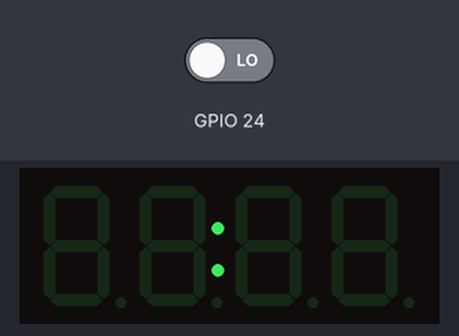
Bench run of a program on a simulated Raspberry Pi (BCM pin numbers). On the bench: 4-digit seven-segment display. The inputs (shaded band) are chosen by the test bench; at power-on: GPIO 24 LOW. The clock reads 2024-03-15 10:24:30 at power-on unless the program sets it.

Above: at 0.8 s.
At 6.1 s:
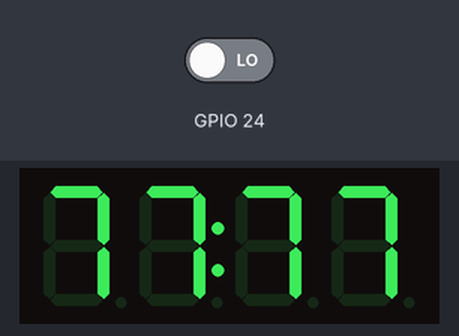
At 9.1 s:
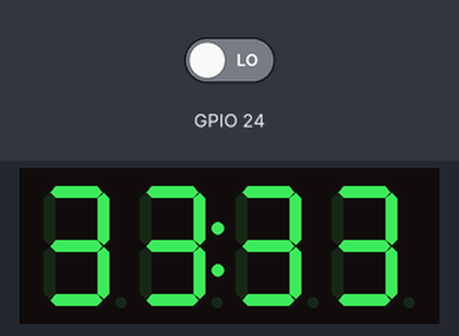
At 12.1 s:
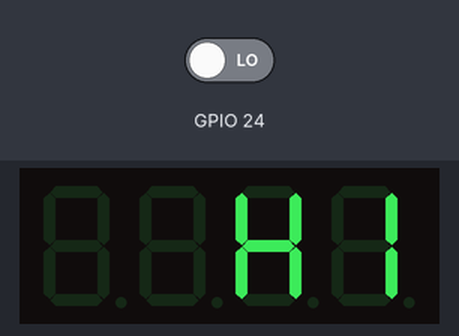
At 16.2 s:
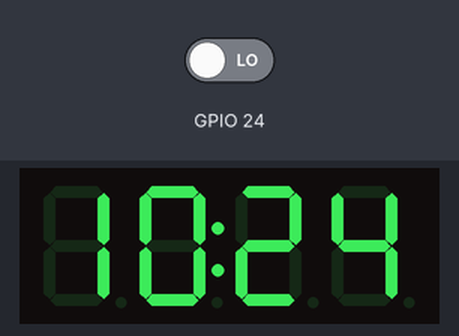
At 30.2 s:
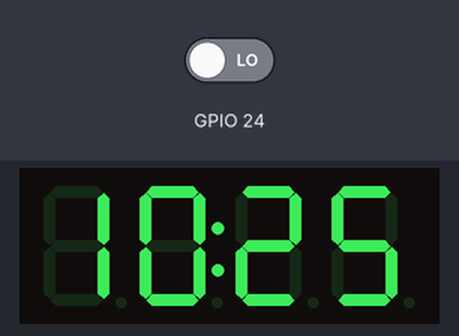

Measured:
- what the display in image 1 shows lasts 0.8 s, from 6.0 s to 6.8 s
- what the display in image 4 shows lasts 14.1 s, from 16.1 s to 30.2 s

The program:

rpi_7seg.py
```python
#!/usr/bin/python3

#-----------------------------------------------------------------------------#
# Name: rpi-clock-BigSeg7x4.py
#
# Tested Platform(s):
# - Raspberry Pi 3B
# - Adafruit 1.2" 4-Digit 7-Segment Display w/I2C Backpack (PID: 1260)
#
# Language: Python 3
#-----------------------------------------------------------------------------#


#-----------------------------------------------------------------------------#
#
#    01 - User Preferences
#
#-----------------------------------------------------------------------------#

# Hour Format
#   12 = 12 hour format (US/CAN)
#   24 = 24 hour format (everywhere else)
hour_format = 12

# Display Colon
#   True = Display the colon between hours and minutes
#   False = Do not display the colon between hours and minutes
colon_on = True

# Display Dimming Type
#   Valid values:
#   - 0: Display brightness not changed by software
#   - 1: Display brightness changed twice per day (one dim, one brighten)
#   - 2: Display brightness changed via digital light sensor output
dimmer_type = 2

# Display Dim Range
#   Dim leels are between 0.0 (lowest) and 1.0 (highest)
dim_low_level = 0.0
dim_high_level = 0.8

# Basic Dimmer (Type 1) Settings
#  Only needed if the dimmer type is set to "1" (basic dimmer)
#  Hours must use the 24-hour format (this is just BASIC dimming!)
#  Dim levels are between 0.0 (lowest) and 1.0 (highest)
basic_dim_low_hour = 20
basic_dim_low_minute = 30
basic_dim_high_hour = 8
basic_dim_high_minute = 30

# Digital Light Sensor (DLS)
#  dls_present - True if Present, False if Not
#  dls_board_pin - RPi GPIO pin number that the data output is connected to
#                  using BOARD numbers, not GPIO numbers
dls_present = True
dls_board_pin = 18


#-----------------------------------------------------------------------------#
#
#    02 - Import Requirements (hopes, dreams, pylons...)
#
#-----------------------------------------------------------------------------#

# adafruit stuff
from adafruit_ht16k33.segments import BigSeg7x4

# raspberry pi gpio
import board
from gpiozero import DigitalInputDevice

# python stuff
import datetime
import time
import os


#-----------------------------------------------------------------------------#
#
#    03 - Global Variables
#
#-----------------------------------------------------------------------------#

hour = 0
minute = 0
second = 0
disp_hour = 0
disp_minute = 0
disp_second = 0
is_am = True
is_noon = False
brightness = 0.8
webconfig_file = "/var/www/html/7seg_files/webconfig.conf"
use_webconfig = True


#-----------------------------------------------------------------------------#
#
#    04 - OS & Hardware Prep
#
#-----------------------------------------------------------------------------#

# 7-Segment Board Definition
i2c = board.I2C()
display = BigSeg7x4(i2c)

# Set the display brightness to the default value
display.brightness = brightness

# Set up digital light sensor, if applicable
if( dls_present ):
    dls = DigitalInputDevice("BOARD" + str(dls_board_pin))


#-----------------------------------------------------------------------------#
#
#    05 - Startup Functions
#
#-----------------------------------------------------------------------------#

# Function: post()
#   Power On Self Test
#   Tests all segments of the display to test for hardware issues
def post():

    # Start Blank
    display.fill(0)
    time.sleep(0.75)

    # Test Colons & Dots
    post_colon_test = 4
    while( post_colon_test >= 0 ):
        if( post_colon_test % 2 == 0 ):
            display.colon = True
            display.top_left_dot = True
            display.bottom_left_dot = True
            display.ampm = True
        else:
            display.colon = False
            display.top_left_dot = False
            display.bottom_left_dot = False
            display.ampm = False

        time.sleep(0.75)
        post_colon_test -= 1

    # Test Segments
    post_num = 9999
    while( post_num > 0 ):
        display.print(post_num)
        time.sleep(0.75)
        post_num -= 1111

    display.print("0000")
    time.sleep(0.75)

    # Test Display Fading
    display.fill(0)
    display.set_digit_raw(2, 0b01110110)
    display.set_digit_raw(3, 0b00000110)
    post_fade = 1.0
    while( post_fade >= 0.0 ):
        display.brightness = post_fade
        time.sleep(0.3)
        post_fade -= 0.1

    # End Blank
    display.fill(0)
    time.sleep(0.75)

    return


# Function: set_defaults()
#   Sets the clock to default behavior
def set_defaults():

    #-- Get Intial Time --#
    init_datetime = datetime.datetime.now()
    init_hour = init_datetime.hour
    init_minute = init_datetime.minute
    init_second = init_datetime.second


    #-- Display Brightness --#

    global brightness

    # Auto-dimmer: Type 0 (OFF)
    if( dimmer_type == 0 ):
        brightness = 0.8

    # Auto-dimmer: Type 1 (Basic)
    elif( dimmer_type == 1 ):
        if( basic_dim_low_hour < basic_dim_high_hour ):
            if( (init_hour >= basic_dim_low_hour) and \
                (init_hour < basic_dim_high_hour) ):
                brightness = dim_low_level
            else:
                brightness = dim_high_level
        else:
            if( (init_hour >= basic_dim_high_hour) and \
                (init_hour < basic_dim_low_hour) ):
                brightness = dim_high_level
            else:
                brightness = dim_low_level

    # Auto-dimmer: Type 2 (DLS)
    elif( dimmer_type == 2 ):
        bright = not dls.is_active
        if( bright ):
            brightness = dim_high_level
        else:
            brightness = dim_low_level

    # Configure display
    display.brightness = brightness

    return


#-----------------------------------------------------------------------------#
#
#    06 - Normal Operation Functions
#
#-----------------------------------------------------------------------------#

# Function: get_datetime()
#   Gets the current date and time, as reported by the OS
def get_datetime():

    # Global Variables
    global hour
    global minute
    global second
    global disp_hour
    global disp_minute
    global disp_second
    global is_am
    global is_noon

    # Get current date and time
    curr_datetime = datetime.datetime.now()

    # Get the hour, minute and second
    hour = curr_datetime.hour
    minute = curr_datetime.minute
    second = curr_datetime.second

    # Set the hour, minute and second for display
    #  Because Americans can't use 24-hour clocks
    disp_hour = hour
    disp_minute = minute
    disp_second = second

    # Identify AM vs PM
    if( hour >= 12 ):
        is_am = True
    else:
        is_am = False

    # Is it noon?
    if( (hour==12) and (minute==0) ):
        is_noon = True
    else:
        is_noon = False

    # Adjust hour reading if necessary
    if((hour_format == 12) and (hour > 12)):
        disp_hour -= 12

    return


# Function: display_time()
#   Displays the current time (hh:mm)
def display_time():

    # Noon Special!
    if( is_noon  ):
        draw_noon()
        return

    # Hour - Digit 1
    dig0 = int(disp_hour / 10)
    if( dig0 > 0 ):
        display[0] = str(dig0)
    else:
        display[0] = ' '

    # Hour - Digit 2
    dig1 = disp_hour % 10
    display[1] = str(dig1)

    # Minute - Digit 3
    dig2 = int(disp_minute / 10)
    display[2] = str(dig2)

    # Minute - Digit 4
    dig3 = disp_minute % 10
    display[3] = str(dig3)

    # Colon
    if( colon_on ):
        display.colon = True
    else:
        display.colon = False

    # AM/PM dots
    if( (is_am) and (hour_format == 12) ):
        display.top_left_dot = True
    else:
        display.top_left_dot = False

    return


# Function: draw_noon()
#   Draws 'noon' on the clock
#   Really just an easter egg
def draw_noon():

    display.set_digit_raw(0, 0b00110111)    #n
    display.set_digit_raw(1, 0b00111111)    #0
    display.set_digit_raw(2, 0b00111111)    #0
    display.set_digit_raw(3, 0b00110111)    #n

    # Technically, AM means "pre-midday" and PM means "post-midday"
    #  ... so noon (being midday) is neither.  But hey, we've got to
    #  pick one of them.
    # This defect could be improved with an RGB that changes to a color
    #  that is not defined as the AM or PM color, and also by the
    #  removal of all this commentary about the AM/PM dot in an easter
    #  egg that will only display for one minute a day.
    display.top_left_dot = True

    return


# Function: set_dim_level()
#  Selects the more appropriate dimmer function
def set_dim_level():

    # Type 0 = No Auto-Dimmer
    if( dimmer_type == 0 ):
        return

    # Type 1 = Basic Dimmer
    elif( dimmer_type == 1 ):
        basic_dimmer()
        return

    # Type 2 = DLS Dimmer
    elif( dimmer_type == 2 ):
        dls_dimmer()
        return

    return


# Function: basic_dimmer()
#   Dims and brightens the clock face once per day
#    (one dim + one brighten).
#   Only for use if there is no hardware light sensor or
#    software-based option available.
def basic_dimmer():

    # Global variables
    global brightness

    # Set dim to low at appropriate time
    if( (hour == basic_dim_low_hour) and (minute == basic_dim_low_minute) ):
        brightness = dim_low_level
        display.brightness = brightness

    # Set dim to high at appropriate time
    elif( (hour == basic_dim_high_hour) and (minute == basic_dim_high_minute) ):
        brightness = dim_high_level
        display.brightness = brightness

    return


# Function: dls_dimmer()
#   Dims and brightens the clock face based on readings from a
#    Digital Light Sensor (DLS)
#   The DLS returns:
#    True if it is Dark
#    False if it detects Light
def dls_dimmer():

    # Global variables
    global brightness

    # We average a few readings on changes, just to be sure
    dls_average_needed = False
    average = 0

    # is_active is True when the sensor reads Dark
    bright = not dls.is_active

    # Identify whether a brightness change has occurred
    if( bright ):
        if( brightness == dim_high_level ):
            return
        else:
            dls_average_needed = True
    else:
        if( brightness == dim_low_level ):
            return
        else:
            dls_average_needed = True

    # Get an average score and act accordingly if brightness changed
    if( dls_average_needed ):

        # Average over 0-9 (10 numbers)
        for x in range(0, 10):
            if( not dls.is_active ):
                average += 1

        # If average is high, set brightness to high
        if( average > 4 ):
            brightness = dim_high_level
        else:
            brightness = dim_low_level

        # Set display brightness
        display.brightness = brightness

        # Reset need for an average
        dls_average_needed = False


    return


# Function: sleep()
#   Sleeps this script for as long as possible while attempting to
#    maintain accuracy to within 1 second and ensuring the display
#    is not brightening/dimming too often.
def sleep():

    # Sleep until needed (approximately)
    #   The delay may need to be adjusted generously if
    #   API calls for (eg.) weather are added
    if( second < 45 ):
        time.sleep(15)
    else:
        sleep_time = 60 - second - 0.5
        time.sleep(sleep_time)

    return


# Function: get_webconfig()
#   Checks for changes made via the web portal and applies them
def get_webconfig():

    # Globals
    global hour_format
    global colon_on
    global dimmer_type
    global dim_high_level
    global dim_low_level
    global use_webconfig

    # Abort if there is no config file
    if( not os.path.exists(webconfig_file) ):
        return

    # Read in web config file to a dictionary
    conf_dict = {}
    with open(webconfig_file) as file:
        for line in file:
            (key, val) = line.rstrip().split('=')
            conf_dict[key] = val

    # Close the web config file
    file.close()

    # Abort if web config not used
    use_webconfig = conf_dict["WEB_CONFIG"]
    if( use_webconfig != "True" ):
        return


    ### Copy in the values

    # Hour Format
    hour_format = int(conf_dict["HOUR_FORMAT"])

    # Show Colon
    if( conf_dict["COLON_ON"] == "False" ):
        colon_on = False
    else:
        colon_on = True

    # Dimmer Type
    dimmer_type = int(conf_dict["DIMMER_TYPE"])

    # Dimmer Level
    dim_high_level = float(conf_dict["DIMMER_MAX"])
    dim_low_level = float(conf_dict["DIMMER_MIN"])

    # Use Webconfig
    if( conf_dict["WEB_CONFIG"] == "False" ):
        use_webconfig = False
    else:
        use_webconfig = True

    return


#-----------------------------------------------------------------------------#
#
#    95 - Main Function
#
#-----------------------------------------------------------------------------#

# Function: main()
#   Executes the normal program flow
def main():

    # Startup
    post()
    set_defaults()

    # Main execution loop
    while( True ):
        get_webconfig()
        get_datetime()
        display_time()
        set_dim_level()
        sleep()

    return


#-----------------------------------------------------------------------------#
#
#    99 - Execution
#
#-----------------------------------------------------------------------------#

if __name__ == "__main__":
    main()
```
